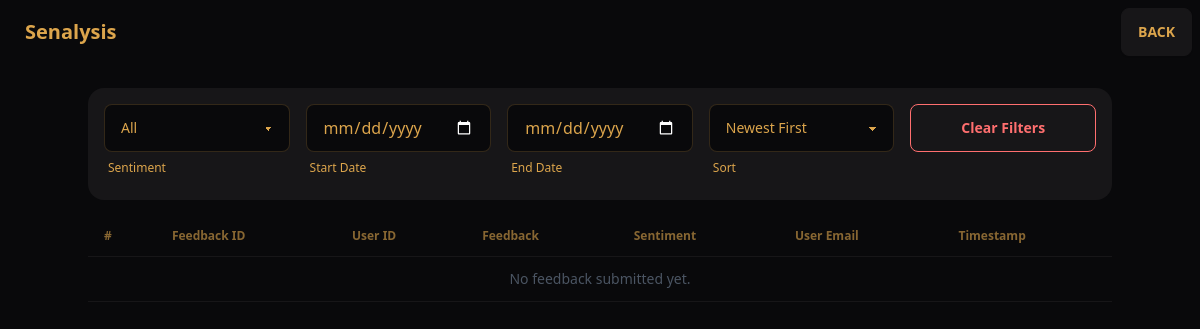
Before: /feedbacks/2 with the older database file.
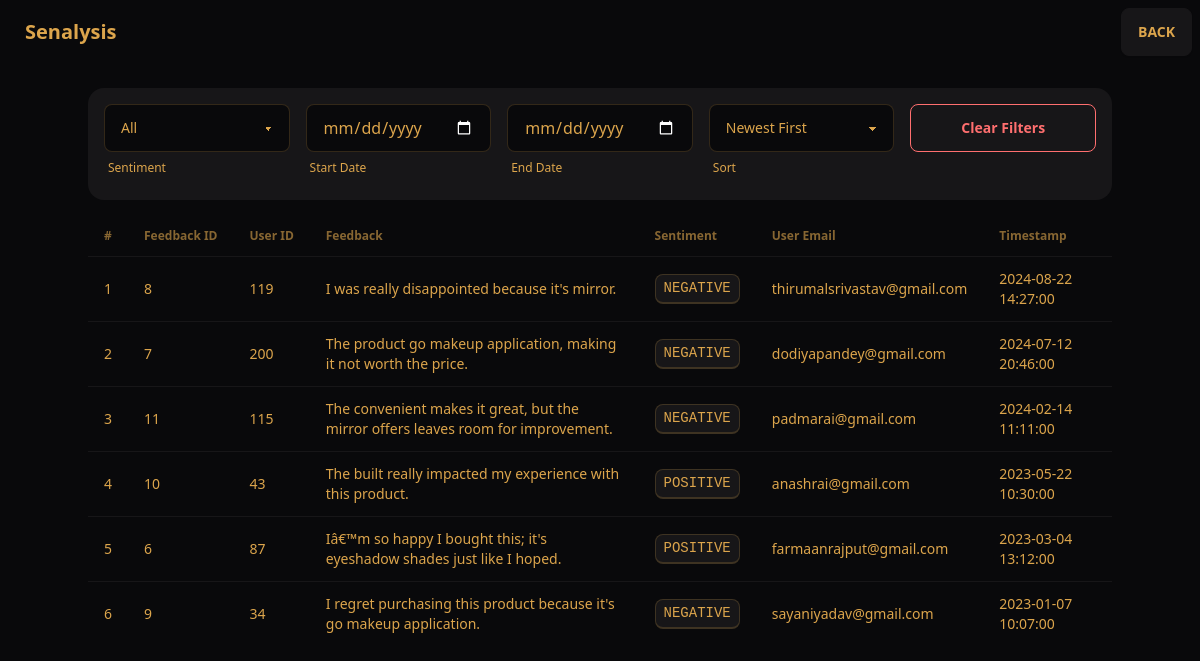
After: the same page with the newer database file.
### tables this page shows
CREATE TABLE "feedback" (
    fid INTEGER PRIMARY KEY AUTOINCREMENT,
    uid INTEGER,
    pid INTEGER,
    feedback TEXT,
    timestamp TEXT DEFAULT CURRENT_TIMESTAMP,
    sentiment TEXT,
    FOREIGN KEY (uid) REFERENCES users (uid),
    FOREIGN KEY (pid) REFERENCES products (pid)
);

CREATE TABLE users (
    uid INTEGER PRIMARY KEY AUTOINCREMENT,
    fname TEXT,
    lname TEXT,
    email TEXT,
    pwd TEXT,
    gender TEXT,
    height REAL,
    weight REAL,
    dob TEXT,
    state TEXT,
    city TEXT
);

### app.py (the view)
@app.route("/feedbacks/<pid>")
def feedbacks(pid):
    conn = dbConnection()
    cursor = conn.cursor()
    cursor.execute(
        """
        SELECT f.fid, f.uid, f.feedback, f.sentiment, f.timestamp, u.email
        FROM feedback f
        JOIN users u ON f.uid = u.uid
        WHERE f.pid = ?
        ORDER BY f.timestamp DESC
    """,
        (pid,),
    )
    feedbacks = cursor.fetchall()
    conn.close()
    return render_template("feedbacks.html", pid=pid, feedbacks=feedbacks)

### app.py (called while the page is built)
def dbConnection():
    conn = sqlite3.connect(DATABASE)
    conn.row_factory = sqlite3.Row
    return conn

### templates/feedbacks.html (shortened to what this page needs)
{% extends "base.html" %} {% block content %}
<div class="container mx-auto">
  <h2
    class="text-2xl font-semibold text-center mb-6 bg-neutral text-white p-4 rounded-lg"
  >
  </h2>
  <div class="filters bg-base-200 p-4 rounded-box mb-4">
    <div class="grid grid-cols-5 gap-4">
      <div>
        <select id="sentiFilter" class="select select-bordered w-full">
          <option value="all" selected>All</option>
        </select>
        <div class="label">
          <span class="label-text-alt">Sentiment</span>
        </div>
      </div>
      <div class="form-control w-full">
        <input
          id="sDate"
          type="date"
          class="input input-bordered w-full"
        />
        <div class="label">
          <span class="label-text-alt">Start Date</span>
        </div>
      </div>
      <div class="form-control w-full">
        <input id="eDate" type="date" class="input input-bordered w-full" />
        <div class="label">
          <span class="label-text-alt">End Date</span>
        </div>
      </div>
      <div>
        <select id="sort" class="select select-bordered w-full">
          <option value="desc" selected>Newest First</option>
        </select>
        <div class="label">
          <span class="label-text-alt">Sort</span>
        </div>
      </div>
      <div>
        <button id="clear" class="btn btn-outline btn-error w-full">
          Clear Filters
        </button>
      </div>
    </div>
  </div>
  <table class="table w-full">
    <thead>
      <tr>
        <th>#</th>
        <th>Feedback ID</th>
        <th>User ID</th>
        <th>Feedback</th>
        <th>Sentiment</th>
        <th>User Email</th>
        <th>Timestamp</th>
      </tr>
    </thead>
    <tbody id="ftable">
      {% for feedback in feedbacks %}
      <tr>
        <td>{{ loop.index }}</td>
        <td>{{ feedback.fid }}</td>
        <td>{{ feedback.uid }}</td>
        <td>{{ feedback.feedback }}</td>
        <td>
          <kbd class="kbd">{{ feedback.sentiment }}</kbd>
        </td>
        <td>{{ feedback.email }}</td>
        <td>{{ feedback.timestamp }}</td>
      </tr>
      {% else %}
      <tr>
        <td colspan="7" class="text-center text-gray-600">
          No feedback submitted yet.
        </td>
      </tr>
      {% endfor %}
    </tbody>
  </table>
</div>
{% endblock %}

### templates/base.html (shortened to what this page needs)
<!DOCTYPE html>
<html lang="en">
  <head>
    <link
      href="https://cdn.jsdelivr.net/npm/daisyui@4.12.22/dist/full.min.css"
      rel="stylesheet"
      type="text/css"
    />
    <script src="https://cdn.tailwindcss.com"></script>
  </head>
  <body>
    <div class="navbar bg-base-100" style="position: absolute">
      <div class="navbar-start">
        <a class="btn btn-ghost text-xl" href="/">Senalysis</a>
      </div>
      <div class="navbar-end">
        <a class="btn" onclick="window.history.back()">BACK</a>
      </div>
    </div>
    {% block content %}{% endblock %}
  </body>
</html>

### templates/base.html (style rules this page uses)
:root { color-scheme: dark; --pc: 20% 0 0; --sc: 85.5163% 0.012821 261.069149; --ac: 87.3349% 0.010348 338.82597; --inc: 15.8122% 0.024356 237.133883; --suc: 15.6239% 0.038579 132.154381; --wac: 17.2255% 0.027305 102.89115; --erc: 14.3506% 0.035271 22.568916; --rounded-box: 1rem; --rounded-btn: 0.5rem; --rounded-badge: 1.9rem; --animation-btn: 0.25s; --animation-input: 0.2s; --btn-focus-scale: 0.95; --border-btn: 1px; --tab-border: 1px; --tab-radius: 0.5rem; --p: 100% 0 0; --s: 27.5815% 0.064106 261.069149; --a: 36.6744% 0.051741 338.82597; --n: 24.27% 0.057015 59.825019; --nc: 93.2033% 0.089631 90.861683; --b1: 14.0765% 0.004386 285.822869; --b2: 20.2191% 0.004211 308.22937; --b3: 29.8961% 0.003818 308.318612; --bc: 75.6879% 0.123666 76.890484; --in: 79.0612% 0.121778 237.133883; --su: 78.1197% 0.192894 132.154381; --wa: 86.1274% 0.136524 102.89115; --er: 71.7531% 0.176357 22.568916; }

Changed rows visible on the page:
added feedback: fid "8", uid "119", feedback "I was really disappointed because it's mirror.", sentiment "NEGATIVE", email "thirumalsrivastav@gmail.com", timestamp "2024-08-22 14:27:00"
added feedback: fid "7", uid "200", feedback "The product go makeup application, making it not worth the price.", sentiment "NEGATIVE", email "dodiyapandey@gmail.com", timestamp "2024-07-12 20:46:00"
added feedback: fid "11", uid "115", feedback "The convenient makes it great, but the mirror offers leaves room for improvement.", sentiment "NEGATIVE", email "padmarai@gmail.com", timestamp "2024-02-14 11:11:00"
added feedback: fid "10", uid "43", feedback "The built really impacted my experience with this product.", sentiment "POSITIVE", email "anashrai@gmail.com", timestamp "2023-05-22 10:30:00"
added feedback: fid "6", uid "87", feedback "Iâ€™m so happy I bought this; it's eyeshadow shades just like I hoped.", sentiment "POSITIVE", email "farmaanrajput@gmail.com", timestamp "2023-03-04 13:12:00"
added feedback: fid "9", uid "34", feedback "I regret purchasing this product because it's go makeup application.", sentiment "NEGATIVE", email "sayaniyadav@gmail.com", timestamp "2023-01-07 10:07:00"
Other visible differences:
text no longer shown: "No feedback submitted yet."
